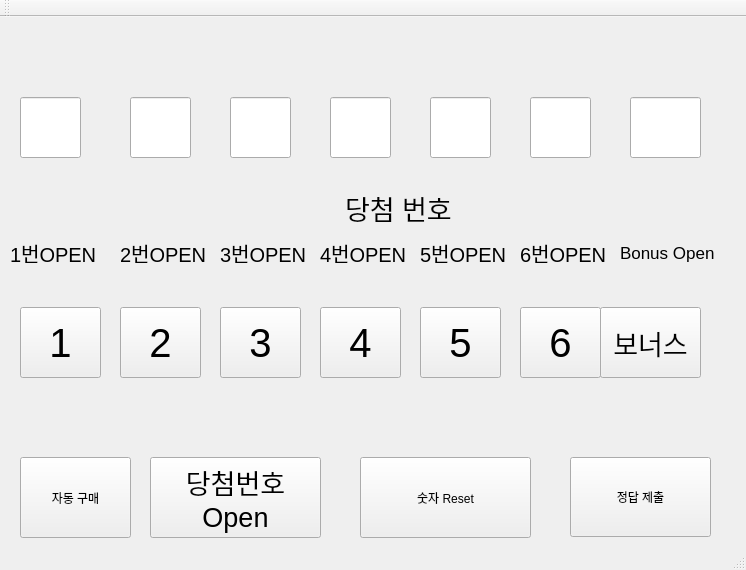
<?xml version="1.0" encoding="UTF-8"?>
<ui version="4.0">
 <class>lotto</class>
 <widget class="QMainWindow" name="lotto">
  <property name="geometry">
   <rect>
    <x>0</x>
    <y>0</y>
    <width>746</width>
    <height>570</height>
   </rect>
  </property>
  <property name="maximumSize">
   <size>
    <width>752</width>
    <height>584</height>
   </size>
  </property>
  <property name="windowTitle">
   <string>lotto</string>
  </property>
  <widget class="QWidget" name="centralWidget">
   <widget class="QPushButton" name="pushButton_1">
    <property name="geometry">
     <rect>
      <x>20</x>
      <y>290</y>
      <width>81</width>
      <height>71</height>
     </rect>
    </property>
    <property name="font">
     <font>
      <pointsize>30</pointsize>
     </font>
    </property>
    <property name="cursor">
     <cursorShape>ArrowCursor</cursorShape>
    </property>
    <property name="text">
     <string>1</string>
    </property>
    <property name="iconSize">
     <size>
      <width>16</width>
      <height>16</height>
     </size>
    </property>
    <property name="autoRepeatDelay">
     <number>298</number>
    </property>
   </widget>
   <widget class="QPushButton" name="pushButton_2">
    <property name="geometry">
     <rect>
      <x>120</x>
      <y>290</y>
      <width>81</width>
      <height>71</height>
     </rect>
    </property>
    <property name="font">
     <font>
      <pointsize>30</pointsize>
     </font>
    </property>
    <property name="cursor">
     <cursorShape>ArrowCursor</cursorShape>
    </property>
    <property name="text">
     <string>2</string>
    </property>
   </widget>
   <widget class="QPushButton" name="pushButton_3">
    <property name="geometry">
     <rect>
      <x>220</x>
      <y>290</y>
      <width>81</width>
      <height>71</height>
     </rect>
    </property>
    <property name="font">
     <font>
      <pointsize>30</pointsize>
     </font>
    </property>
    <property name="cursor">
     <cursorShape>ArrowCursor</cursorShape>
    </property>
    <property name="text">
     <string>3</string>
    </property>
   </widget>
   <widget class="QPushButton" name="pushButton_4">
    <property name="geometry">
     <rect>
      <x>320</x>
      <y>290</y>
      <width>81</width>
      <height>71</height>
     </rect>
    </property>
    <property name="font">
     <font>
      <pointsize>30</pointsize>
     </font>
    </property>
    <property name="cursor">
     <cursorShape>ArrowCursor</cursorShape>
    </property>
    <property name="text">
     <string>4</string>
    </property>
   </widget>
   <widget class="QPushButton" name="pushButton_5">
    <property name="geometry">
     <rect>
      <x>420</x>
      <y>290</y>
      <width>81</width>
      <height>71</height>
     </rect>
    </property>
    <property name="font">
     <font>
      <pointsize>30</pointsize>
     </font>
    </property>
    <property name="cursor">
     <cursorShape>ArrowCursor</cursorShape>
    </property>
    <property name="text">
     <string>5</string>
    </property>
   </widget>
   <widget class="QPushButton" name="pushButton_6">
    <property name="geometry">
     <rect>
      <x>520</x>
      <y>290</y>
      <width>81</width>
      <height>71</height>
     </rect>
    </property>
    <property name="font">
     <font>
      <pointsize>30</pointsize>
     </font>
    </property>
    <property name="cursor">
     <cursorShape>ArrowCursor</cursorShape>
    </property>
    <property name="text">
     <string>6</string>
    </property>
   </widget>
   <widget class="QPushButton" name="pushButton_Bonus">
    <property name="geometry">
     <rect>
      <x>600</x>
      <y>290</y>
      <width>101</width>
      <height>71</height>
     </rect>
    </property>
    <property name="font">
     <font>
      <pointsize>20</pointsize>
     </font>
    </property>
    <property name="cursor">
     <cursorShape>ArrowCursor</cursorShape>
    </property>
    <property name="text">
     <string>보너스</string>
    </property>
   </widget>
   <widget class="QLabel" name="label_1">
    <property name="geometry">
     <rect>
      <x>10</x>
      <y>210</y>
      <width>91</width>
      <height>51</height>
     </rect>
    </property>
    <property name="font">
     <font>
      <pointsize>15</pointsize>
     </font>
    </property>
    <property name="text">
     <string>1번OPEN</string>
    </property>
   </widget>
   <widget class="QLabel" name="label_2">
    <property name="geometry">
     <rect>
      <x>120</x>
      <y>210</y>
      <width>91</width>
      <height>51</height>
     </rect>
    </property>
    <property name="font">
     <font>
      <pointsize>15</pointsize>
     </font>
    </property>
    <property name="text">
     <string>2번OPEN</string>
    </property>
   </widget>
   <widget class="QLabel" name="label_3">
    <property name="geometry">
     <rect>
      <x>220</x>
      <y>210</y>
      <width>91</width>
      <height>51</height>
     </rect>
    </property>
    <property name="font">
     <font>
      <pointsize>15</pointsize>
     </font>
    </property>
    <property name="text">
     <string>3번OPEN</string>
    </property>
   </widget>
   <widget class="QLabel" name="label_4">
    <property name="geometry">
     <rect>
      <x>320</x>
      <y>210</y>
      <width>91</width>
      <height>51</height>
     </rect>
    </property>
    <property name="font">
     <font>
      <pointsize>15</pointsize>
     </font>
    </property>
    <property name="text">
     <string>4번OPEN</string>
    </property>
   </widget>
   <widget class="QLabel" name="label_5">
    <property name="geometry">
     <rect>
      <x>420</x>
      <y>210</y>
      <width>91</width>
      <height>51</height>
     </rect>
    </property>
    <property name="font">
     <font>
      <pointsize>15</pointsize>
     </font>
    </property>
    <property name="text">
     <string>5번OPEN</string>
    </property>
   </widget>
   <widget class="QLabel" name="label_6">
    <property name="geometry">
     <rect>
      <x>520</x>
      <y>210</y>
      <width>91</width>
      <height>51</height>
     </rect>
    </property>
    <property name="font">
     <font>
      <pointsize>15</pointsize>
     </font>
    </property>
    <property name="text">
     <string>6번OPEN</string>
    </property>
   </widget>
   <widget class="QLabel" name="label_Bonus">
    <property name="geometry">
     <rect>
      <x>620</x>
      <y>210</y>
      <width>101</width>
      <height>51</height>
     </rect>
    </property>
    <property name="font">
     <font>
      <pointsize>13</pointsize>
     </font>
    </property>
    <property name="text">
     <string>Bonus Open</string>
    </property>
   </widget>
   <widget class="QPushButton" name="pushButton_number_reset">
    <property name="geometry">
     <rect>
      <x>360</x>
      <y>440</y>
      <width>171</width>
      <height>81</height>
     </rect>
    </property>
    <property name="text">
     <string>숫자 Reset</string>
    </property>
   </widget>
   <widget class="QLineEdit" name="lineEdit_1">
    <property name="geometry">
     <rect>
      <x>20</x>
      <y>80</y>
      <width>61</width>
      <height>61</height>
     </rect>
    </property>
    <property name="font">
     <font>
      <pointsize>15</pointsize>
     </font>
    </property>
   </widget>
   <widget class="QLineEdit" name="lineEdit_2">
    <property name="geometry">
     <rect>
      <x>130</x>
      <y>80</y>
      <width>61</width>
      <height>61</height>
     </rect>
    </property>
    <property name="font">
     <font>
      <pointsize>15</pointsize>
     </font>
    </property>
   </widget>
   <widget class="QLineEdit" name="lineEdit_3">
    <property name="geometry">
     <rect>
      <x>230</x>
      <y>80</y>
      <width>61</width>
      <height>61</height>
     </rect>
    </property>
    <property name="font">
     <font>
      <pointsize>15</pointsize>
     </font>
    </property>
   </widget>
   <widget class="QLineEdit" name="lineEdit_4">
    <property name="geometry">
     <rect>
      <x>330</x>
      <y>80</y>
      <width>61</width>
      <height>61</height>
     </rect>
    </property>
    <property name="font">
     <font>
      <pointsize>15</pointsize>
     </font>
    </property>
   </widget>
   <widget class="QLineEdit" name="lineEdit_5">
    <property name="geometry">
     <rect>
      <x>430</x>
      <y>80</y>
      <width>61</width>
      <height>61</height>
     </rect>
    </property>
    <property name="font">
     <font>
      <pointsize>15</pointsize>
     </font>
    </property>
   </widget>
   <widget class="QLineEdit" name="lineEdit_6">
    <property name="geometry">
     <rect>
      <x>530</x>
      <y>80</y>
      <width>61</width>
      <height>61</height>
     </rect>
    </property>
    <property name="font">
     <font>
      <pointsize>15</pointsize>
     </font>
    </property>
   </widget>
   <widget class="QLineEdit" name="lineEdit_Bonus">
    <property name="geometry">
     <rect>
      <x>630</x>
      <y>80</y>
      <width>71</width>
      <height>61</height>
     </rect>
    </property>
    <property name="font">
     <font>
      <pointsize>15</pointsize>
     </font>
    </property>
   </widget>
   <widget class="QPushButton" name="pushButton_answer">
    <property name="geometry">
     <rect>
      <x>570</x>
      <y>440</y>
      <width>141</width>
      <height>80</height>
     </rect>
    </property>
    <property name="text">
     <string>정답 제출</string>
    </property>
   </widget>
   <widget class="QPushButton" name="pushButton_allopen">
    <property name="geometry">
     <rect>
      <x>150</x>
      <y>440</y>
      <width>171</width>
      <height>81</height>
     </rect>
    </property>
    <property name="font">
     <font>
      <pointsize>20</pointsize>
     </font>
    </property>
    <property name="text">
     <string>당첨번호 
Open</string>
    </property>
   </widget>
   <widget class="QLabel" name="label_7">
    <property name="geometry">
     <rect>
      <x>30</x>
      <y>30</y>
      <width>41</width>
      <height>50</height>
     </rect>
    </property>
    <property name="font">
     <font>
      <family>Umpush</family>
      <pointsize>30</pointsize>
      <weight>75</weight>
      <italic>false</italic>
      <bold>true</bold>
     </font>
    </property>
    <property name="text">
     <string/>
    </property>
    <property name="pixmap">
     <pixmap resource="lottonumber.qrc">:/IMAGE/1.png</pixmap>
    </property>
   </widget>
   <widget class="QLabel" name="label_8">
    <property name="geometry">
     <rect>
      <x>140</x>
      <y>30</y>
      <width>41</width>
      <height>50</height>
     </rect>
    </property>
    <property name="font">
     <font>
      <family>Umpush</family>
      <pointsize>30</pointsize>
      <weight>75</weight>
      <bold>true</bold>
     </font>
    </property>
    <property name="text">
     <string/>
    </property>
    <property name="pixmap">
     <pixmap resource="lottonumber.qrc">:/IMAGE/2.png</pixmap>
    </property>
   </widget>
   <widget class="QLabel" name="label_9">
    <property name="geometry">
     <rect>
      <x>240</x>
      <y>30</y>
      <width>41</width>
      <height>50</height>
     </rect>
    </property>
    <property name="font">
     <font>
      <family>Umpush</family>
      <pointsize>30</pointsize>
      <weight>75</weight>
      <bold>true</bold>
     </font>
    </property>
    <property name="text">
     <string/>
    </property>
    <property name="pixmap">
     <pixmap resource="lottonumber.qrc">:/IMAGE/3.png</pixmap>
    </property>
   </widget>
   <widget class="QLabel" name="label">
    <property name="geometry">
     <rect>
      <x>150</x>
      <y>170</y>
      <width>401</width>
      <height>41</height>
     </rect>
    </property>
    <property name="font">
     <font>
      <pointsize>20</pointsize>
     </font>
    </property>
    <property name="text">
     <string>                          당첨 번호</string>
    </property>
   </widget>
   <widget class="QPushButton" name="pushButton_autobuy">
    <property name="geometry">
     <rect>
      <x>20</x>
      <y>440</y>
      <width>111</width>
      <height>81</height>
     </rect>
    </property>
    <property name="text">
     <string>자동 구매</string>
    </property>
   </widget>
   <widget class="QLabel" name="label_14">
    <property name="geometry">
     <rect>
      <x>340</x>
      <y>29</y>
      <width>41</width>
      <height>50</height>
     </rect>
    </property>
    <property name="font">
     <font>
      <family>Umpush</family>
      <pointsize>30</pointsize>
      <weight>75</weight>
      <bold>true</bold>
     </font>
    </property>
    <property name="text">
     <string/>
    </property>
    <property name="pixmap">
     <pixmap resource="lottonumber.qrc">:/IMAGE/4.png</pixmap>
    </property>
   </widget>
   <widget class="QLabel" name="label_15">
    <property name="geometry">
     <rect>
      <x>440</x>
      <y>29</y>
      <width>41</width>
      <height>50</height>
     </rect>
    </property>
    <property name="font">
     <font>
      <family>Umpush</family>
      <pointsize>30</pointsize>
      <weight>75</weight>
      <bold>true</bold>
     </font>
    </property>
    <property name="text">
     <string/>
    </property>
    <property name="pixmap">
     <pixmap resource="lottonumber.qrc">:/IMAGE/5.png</pixmap>
    </property>
   </widget>
   <widget class="QLabel" name="label_16">
    <property name="geometry">
     <rect>
      <x>540</x>
      <y>30</y>
      <width>41</width>
      <height>50</height>
     </rect>
    </property>
    <property name="font">
     <font>
      <family>Umpush</family>
      <pointsize>30</pointsize>
      <weight>75</weight>
      <bold>true</bold>
     </font>
    </property>
    <property name="text">
     <string/>
    </property>
    <property name="pixmap">
     <pixmap resource="lottonumber.qrc">:/IMAGE/6.png</pixmap>
    </property>
   </widget>
   <widget class="QLabel" name="label_17">
    <property name="geometry">
     <rect>
      <x>600</x>
      <y>30</y>
      <width>131</width>
      <height>51</height>
     </rect>
    </property>
    <property name="palette">
     <palette>
      <active>
       <colorrole role="WindowText">
        <brush brushstyle="SolidPattern">
         <color alpha="255">
          <red>46</red>
          <green>52</green>
          <blue>54</blue>
         </color>
        </brush>
       </colorrole>
      </active>
      <inactive>
       <colorrole role="WindowText">
        <brush brushstyle="SolidPattern">
         <color alpha="255">
          <red>46</red>
          <green>52</green>
          <blue>54</blue>
         </color>
        </brush>
       </colorrole>
      </inactive>
      <disabled>
       <colorrole role="WindowText">
        <brush brushstyle="SolidPattern">
         <color alpha="255">
          <red>190</red>
          <green>190</green>
          <blue>190</blue>
         </color>
        </brush>
       </colorrole>
      </disabled>
     </palette>
    </property>
    <property name="font">
     <font>
      <family>Umpush</family>
      <pointsize>30</pointsize>
      <weight>75</weight>
      <bold>true</bold>
     </font>
    </property>
    <property name="text">
     <string/>
    </property>
    <property name="pixmap">
     <pixmap resource="lottonumber.qrc">:/IMAGE/BONUS.png</pixmap>
    </property>
   </widget>
  </widget>
  <widget class="QMenuBar" name="menuBar">
   <property name="geometry">
    <rect>
     <x>0</x>
     <y>0</y>
     <width>746</width>
     <height>22</height>
    </rect>
   </property>
  </widget>
  <widget class="QToolBar" name="mainToolBar">
   <attribute name="toolBarArea">
    <enum>TopToolBarArea</enum>
   </attribute>
   <attribute name="toolBarBreak">
    <bool>false</bool>
   </attribute>
  </widget>
  <widget class="QStatusBar" name="statusBar"/>
 </widget>
 <layoutdefault spacing="6" margin="11"/>
 <resources>
  <include location="lottonumber.qrc"/>
 </resources>
 <connections/>
</ui>
